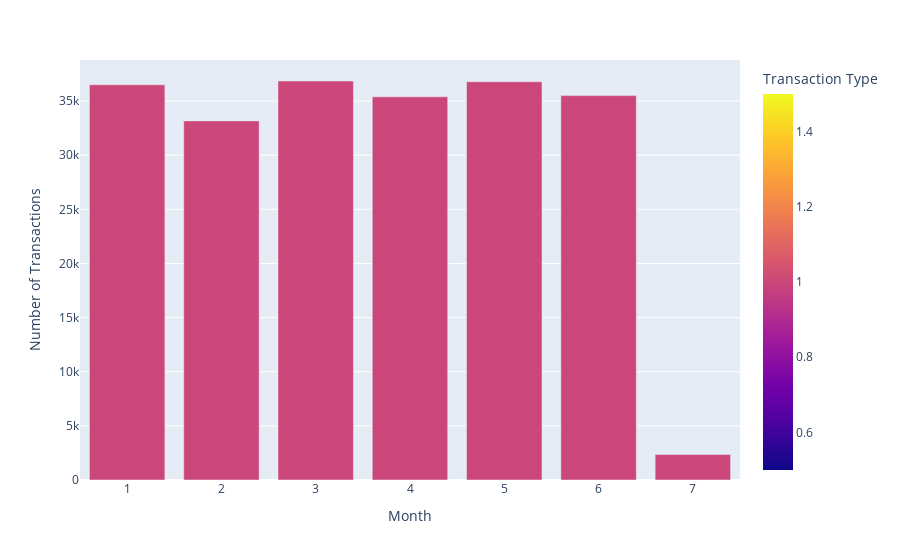

Notebook source saved alongside this figure:
### Code cell
df["month"] = pd.DatetimeIndex(df["TX_DATETIME"]).month

grouped = df.groupby(["month", "TX_FRAUD"]).size().reset_index(name="count")

fig = px.bar(grouped, x="month", y="count", color="TX_FRAUD", barmode="group",
             labels={"month": "Month", "count": "Number of Transactions", "TX_FRAUD": "Transaction Type"})

fig.show()

### Figure 1 — Plotly figure (JSON) as saved in the notebook; plotly's stock layout.template omitted (floating-point values rounded to 4 significant figures)
{"data": [{"alignmentgroup": "True", "hovertemplate": "Month=%{x}<br>Number of Transactions=%{y}<br>Transaction Type=%{marker.color}<extra></extra>", "legendgroup": "", "marker": {"color": [1, 1, 1, 1, 1, 1, 1], "coloraxis": "coloraxis", "pattern": {"shape": ""}}, "name": "", "offsetgroup": "", "orientation": "v", "showlegend": false, "textposition": "auto", "type": "bar", "x": [1, 2, 3, 4, 5, 6, 7], "xaxis": "x", "y": [36497, 33166, 36849, 35387, 36779, 35500, 2363], "yaxis": "y"}], "layout": {"barmode": "group", "coloraxis": {"colorbar": {"title": {"text": "Transaction Type"}}, "colorscale": [[0, "#0d0887"], [0.1111, "#46039f"], [0.2222, "#7201a8"], [0.3333, "#9c179e"], [0.4444, "#bd3786"], [0.5556, "#d8576b"], [0.6667, "#ed7953"], [0.7778, "#fb9f3a"], [0.8889, "#fdca26"], [1, "#f0f921"]]}, "legend": {"tracegroupgap": 0}, "margin": {"t": 60}, "xaxis": {"anchor": "y", "domain": [0, 1], "title": {"text": "Month"}}, "yaxis": {"anchor": "x", "domain": [0, 1], "title": {"text": "Number of Transactions"}}}}
